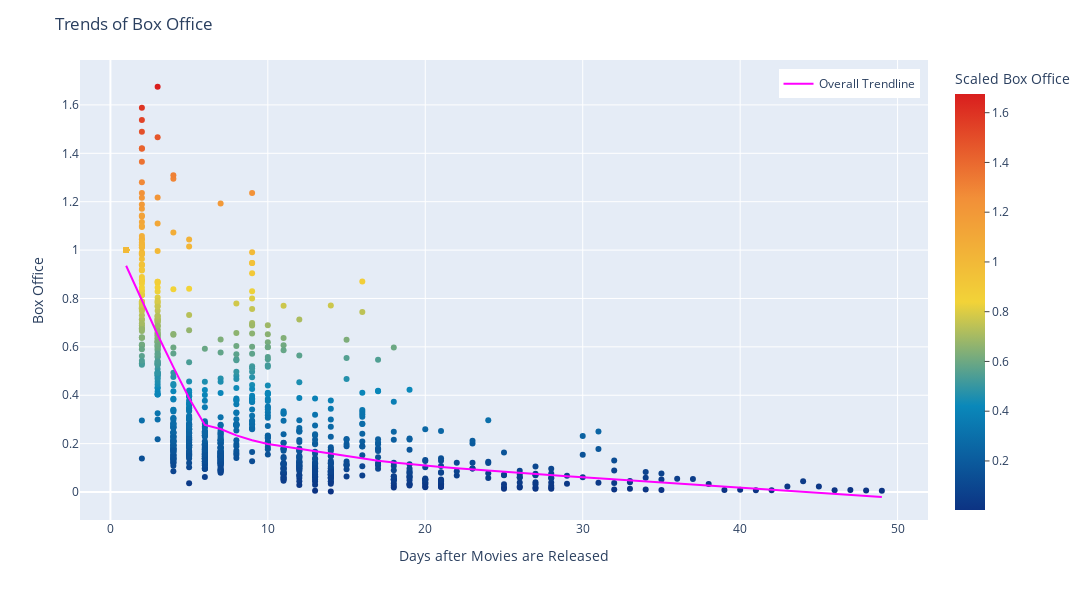

Write notebook code for a chart like this one.
### Code cell
fig = px.scatter(dftmp, 
                 x='date_lag', y='gross_lag', color='gross_lag', 
                 hover_data='n1_release',
                 trendline="lowess", trendline_scope="overall", 
                 #trendline="ols", trendline_options=dict(log_x=True), trendline_scope="overall", 
                 color_continuous_scale= px.colors.diverging.Portland,
                 trendline_color_override="magenta", height = 600, width = 1200)

fig.update_layout(legend=dict(yanchor = "top", y = 0.98, xanchor = "right", x = 0.99), 
coloraxis_colorbar=dict(title = "Scaled Box Office", yanchor = "top", y = 1, ticks="outside"))

fig.update_layout(title = "Trends of Box Office",
                  xaxis_title = "Days after Movies are Released",
                  yaxis_title = "Box Office")
fig.show()

### Figure 1 — Plotly figure (JSON) as saved in the notebook; plotly's stock layout.template omitted (floating-point values rounded to 4 significant figures; data arrays with more than 128 entries replaced by an {"elided": "..."} marker saying what was removed)
{"data": [{"customdata": {"elided": "988x1 mixed values"}, "hovertemplate": "date_lag=%{x}<br>gross_lag=%{marker.color}<br>n1_release=%{customdata[0]}<extra></extra>", "legendgroup": "", "marker": {"color": {"elided": "988 float values"}, "coloraxis": "coloraxis", "symbol": "circle"}, "mode": "markers", "name": "", "orientation": "v", "showlegend": false, "type": "scatter", "x": {"elided": "988 int values"}, "xaxis": "x", "y": {"elided": "988 float values"}, "yaxis": "y"}, {"hovertemplate": "<b>LOWESS trendline</b><br><br>date_lag=%{x}<br>gross_lag=%{y} <b>(trend)</b><extra></extra>", "legendgroup": "Overall Trendline", "line": {"color": "magenta"}, "mode": "lines", "name": "Overall Trendline", "showlegend": true, "type": "scatter", "x": {"elided": "988 int values"}, "xaxis": "x", "y": {"elided": "988 float values"}, "yaxis": "y"}], "layout": {"coloraxis": {"colorbar": {"ticks": "outside", "title": {"text": "Scaled Box Office"}, "y": 1, "yanchor": "top"}, "colorscale": [[0, "rgb(12,51,131)"], [0.25, "rgb(10,136,186)"], [0.5, "rgb(242,211,56)"], [0.75, "rgb(242,143,56)"], [1, "rgb(217,30,30)"]]}, "height": 600, "legend": {"tracegroupgap": 0, "x": 0.99, "xanchor": "right", "y": 0.98, "yanchor": "top"}, "margin": {"t": 60}, "title": {"text": "Trends of Box Office"}, "width": 1200, "xaxis": {"anchor": "y", "domain": [0, 1], "title": {"text": "Days after Movies are Released"}}, "yaxis": {"anchor": "x", "domain": [0, 1], "title": {"text": "Box Office"}}}}
